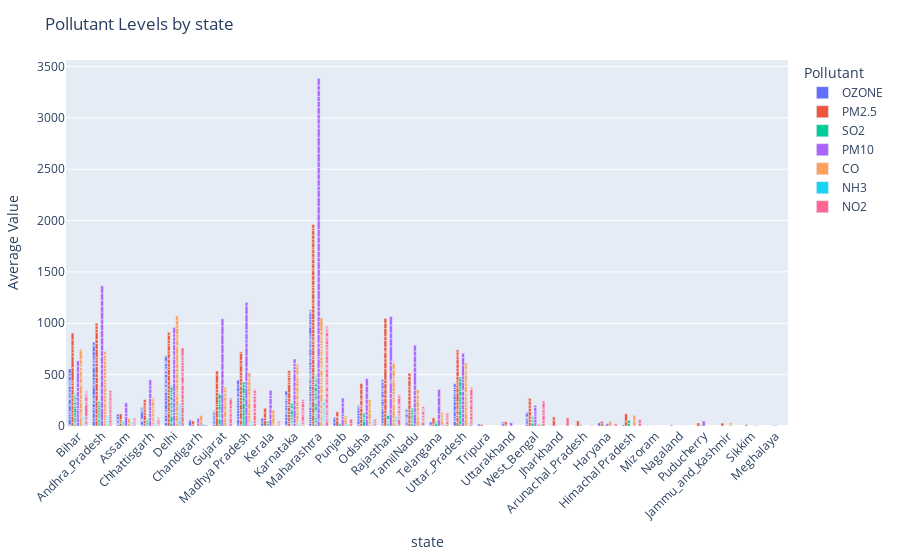

Here is the notebook cell this chart was saved with:
### Code cell
# State-wise Pollution Levels (Grouped Bar Plot)

fig = px.bar(
    df,
    x='state',
    y='avg_value',
    color='pollutant_id',
    barmode='group',
    title='Pollutant Levels by state',
    labels={'avg_value': 'Average Value', 'pollutant_id': 'Pollutant'}
)

fig.update_layout(
    xaxis_title='state',
    yaxis_title='Average Value',
    xaxis_tickangle=-45,
    dragmode='zoom',
    hovermode='x',
    autosize=True,
    legend_title='Pollutant',
    margin=dict(l=40, r=40, t=60, b=120)
)

fig.show()

### Figure 1 — Plotly figure (JSON) as saved in the notebook; plotly's stock layout.template omitted (floating-point values rounded to 4 significant figures; data arrays with more than 128 entries replaced by an {"elided": "..."} marker saying what was removed)
{"data": [{"alignmentgroup": "True", "hovertemplate": "Pollutant=OZONE<br>state=%{x}<br>Average Value=%{y}<extra></extra>", "legendgroup": "OZONE", "marker": {"color": "#636efa", "pattern": {"shape": ""}}, "name": "OZONE", "offsetgroup": "OZONE", "orientation": "v", "showlegend": true, "textposition": "auto", "type": "bar", "x": {"elided": "317 str values"}, "xaxis": "x", "y": {"elided": "317 float values"}, "yaxis": "y"}, {"alignmentgroup": "True", "hovertemplate": "Pollutant=PM2.5<br>state=%{x}<br>Average Value=%{y}<extra></extra>", "legendgroup": "PM2.5", "marker": {"color": "#EF553B", "pattern": {"shape": ""}}, "name": "PM2.5", "offsetgroup": "PM2.5", "orientation": "v", "showlegend": true, "textposition": "auto", "type": "bar", "x": {"elided": "286 str values"}, "xaxis": "x", "y": {"elided": "286 float values"}, "yaxis": "y"}, {"alignmentgroup": "True", "hovertemplate": "Pollutant=SO2<br>state=%{x}<br>Average Value=%{y}<extra></extra>", "legendgroup": "SO2", "marker": {"color": "#00cc96", "pattern": {"shape": ""}}, "name": "SO2", "offsetgroup": "SO2", "orientation": "v", "showlegend": true, "textposition": "auto", "type": "bar", "x": {"elided": "276 str values"}, "xaxis": "x", "y": {"elided": "276 float values"}, "yaxis": "y"}, {"alignmentgroup": "True", "hovertemplate": "Pollutant=PM10<br>state=%{x}<br>Average Value=%{y}<extra></extra>", "legendgroup": "PM10", "marker": {"color": "#ab63fa", "pattern": {"shape": ""}}, "name": "PM10", "offsetgroup": "PM10", "orientation": "v", "showlegend": true, "textposition": "auto", "type": "bar", "x": {"elided": "256 str values"}, "xaxis": "x", "y": {"elided": "256 float values"}, "yaxis": "y"}, {"alignmentgroup": "True", "hovertemplate": "Pollutant=CO<br>state=%{x}<br>Average Value=%{y}<extra></extra>", "legendgroup": "CO", "marker": {"color": "#FFA15A", "pattern": {"shape": ""}}, "name": "CO", "offsetgroup": "CO", "orientation": "v", "showlegend": true, "textposition": "auto", "type": "bar", "x": {"elided": "288 str values"}, "xaxis": "x", "y": {"elided": "288 float values"}, "yaxis": "y"}, {"alignmentgroup": "True", "hovertemplate": "Pollutant=NH3<br>state=%{x}<br>Average Value=%{y}<extra></extra>", "legendgroup": "NH3", "marker": {"color": "#19d3f3", "pattern": {"shape": ""}}, "name": "NH3", "offsetgroup": "NH3", "orientation": "v", "showlegend": true, "textposition": "auto", "type": "bar", "x": {"elided": "255 str values"}, "xaxis": "x", "y": {"elided": "255 float values"}, "yaxis": "y"}, {"alignmentgroup": "True", "hovertemplate": "Pollutant=NO2<br>state=%{x}<br>Average Value=%{y}<extra></extra>", "legendgroup": "NO2", "marker": {"color": "#FF6692", "pattern": {"shape": ""}}, "name": "NO2", "offsetgroup": "NO2", "orientation": "v", "showlegend": true, "textposition": "auto", "type": "bar", "x": {"elided": "254 str values"}, "xaxis": "x", "y": {"elided": "254 float values"}, "yaxis": "y"}], "layout": {"autosize": true, "barmode": "group", "dragmode": "zoom", "hovermode": "x", "legend": {"title": {"text": "Pollutant"}, "tracegroupgap": 0}, "margin": {"b": 120, "l": 40, "r": 40, "t": 60}, "title": {"text": "Pollutant Levels by state"}, "xaxis": {"anchor": "y", "domain": [0, 1], "tickangle": -45, "title": {"text": "state"}}, "yaxis": {"anchor": "x", "domain": [0, 1], "title": {"text": "Average Value"}}}}
